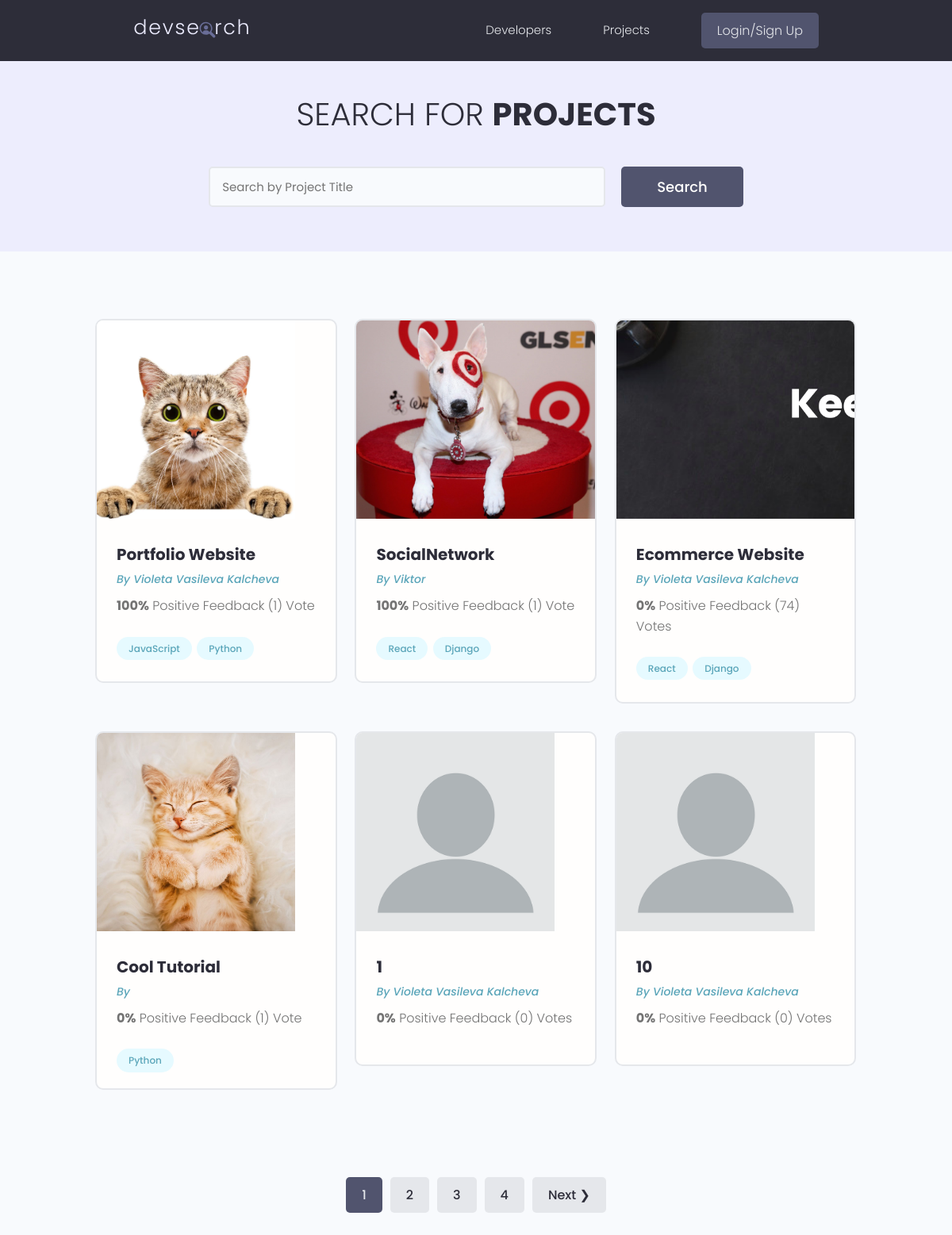
/projects/, run on the app's committed database.
### projects/models.py (models this page shows, shortened)
class Project(models.Model):
    owner = models.ForeignKey(Profile, null=True, blank=True, on_delete=models.CASCADE)
    title = models.CharField(max_length=200)
    description = models.TextField(null=True, blank=True)
    featured_image = models.ImageField(null=True, blank=True, default='blank.png')
    demo_link = models.CharField(max_length=2000, null=True, blank=True)
    source_link = models.CharField(max_length=2000, null=True, blank=True)
    tags = models.ManyToManyField('Tag', blank=True)
    vote_total = models.IntegerField(default=0, null=True, blank=True)
    vote_ratio = models.IntegerField(default=0, null=True, blank=True)
    created = models.DateTimeField(auto_now_add=True)
    id = models.UUIDField(default=uuid.uuid4, unique=True, primary_key=True, editable=False)
    class Meta:
        ordering = ['-vote_ratio', '-vote_total', 'title']

class Tag(models.Model):
    name = models.CharField(max_length=200)
    created = models.DateTimeField(auto_now_add=True)
    id = models.UUIDField(default=uuid.uuid4, unique=True, primary_key=True, editable=False)
    def __str__(self):
        return self.name

### users/models.py (models this page shows, shortened)
class Profile(models.Model):
    user = models.OneToOneField(User, on_delete=models.CASCADE)
    name = models.CharField(max_length=200,null=True, blank=True)
    username = models.CharField(max_length=200,null=True, blank=True)
    location = models.CharField(max_length=200, null=True, blank=True)
    short_intro = models.CharField(max_length=200, blank=True, null=True)
    bio = models.TextField(blank=True, null=True)
    profile_image = models.ImageField(null=True, blank=True, upload_to='profiles/', default='profile/default.png')
    email = models.EmailField(max_length=500, null=True, blank=True)
    social_github = models.CharField(max_length=200, blank=True, null=True)
    social_twitter = models.CharField(max_length=200, blank=True, null=True)
    social_linkedin = models.CharField(max_length=200, blank=True, null=True)
    social_youtube = models.CharField(max_length=200, blank=True, null=True)
    social_website = models.CharField(max_length=200, blank=True, null=True)
    created = models.DateTimeField(auto_now_add=True)
    id = models.UUIDField(default=uuid.uuid4, unique=True, primary_key=True, editable=False)

### projects/views.py (the view)
# urls.py: path("projects/", include("projects.urls")),
def projects(request):
    projects, search_query = search_projects(request)
    custom_range, projects = paginate_projects(request, projects, 6)
    context = {
        'projects': projects,
        'search_query': search_query,
        'custom_range': custom_range
    }
    return render(request, "projects/projects.html", context)

### projects/utils.py (called while the page is built)
def paginate_projects(request, projects, result):
    page = request.GET.get('page')
    paginator = Paginator(projects, result)
    try:
        projects = paginator.page(page)
    except PageNotAnInteger:
        page = 1
        projects = paginator.page(page)
    except EmptyPage:
        page = paginator.num_pages
        projects = paginator.page(page)
    left_index = (int(page) - 4)
    if left_index < 1:
        left_index = 1
    right_index = (int(page) + 5)
    if right_index > paginator.num_pages:
        right_index = paginator.num_pages + 1
    custom_range = range(left_index, right_index)
    return custom_range, projects

def search_projects(request):
    search_query = ''
    if request.GET.get('search_query'):
        search_query = request.GET.get('search_query')
    tags = Tag.objects.filter(name__icontains=search_query)
    projects = Project.objects.distinct().filter(
        Q(title__icontains=search_query) |
        Q(description__icontains=search_query) |
        Q(owner__name__icontains=search_query) |
        Q(tags__in=tags)
    )
    return projects, search_query

### projects/templates/projects/projects.html (shortened to what this page needs)
{% extends 'main.html' %}
{% block content %}
    <main class="projects">
        <section class="hero-section text-center">
            <div class="container container--narrow">
                <div class="hero-section__box">
                    <h2>Search for <span>Projects</span></h2>
                </div>
                <div class="hero-section__search">
                    <form class="form" action="{% url 'projects' %}" method="get">
                        <div class="form__field">
                            <input class="input input--text" id="formInput#search" type="text" name="search_query"
                                   value="{{ search_query }}" placeholder="Search by Project Title"/>
                        </div>
                        <input class="btn btn--sub btn--lg" type="submit" value="Search"/>
                    </form>
                </div>
            </div>
        </section>
        <section class="projectsList">
            <div class="container">
                <div class="grid grid--three">
                    {% for project in projects %}
                        <div class="column">
                            <div class="card project">
                                <a href="{% url 'project' project.id %}" class="project">
                                    <img class="project__thumbnail" src="{{ project.featured_image.url }}"
                                         alt="project thumbnail"/>
                                    <div class="card__body">
                                        <h3 class="project__title">{{ project.title }}</h3>
                                        <p><a class="project__author" href="{% url 'user-profile' project.owner_id %}">By
                                            {{ project.owner.name }}</a></p>
                                        <p class="project--rating">
                                            <span style="font-weight: bold;">{{ project.vote_ratio }}%</span> Positive
                                            Feedback ({{ project.vote_total }})
                                            Vote{{ project.vote_total|pluralize:"s" }}
                                        </p>
                                        <div class="project__tags">
                                            {% for tag in project.tags.all %}
                                                <span class="tag tag--pill tag--main">
                                               <small>{{ tag }}</small>
                                           </span>
                                            {% endfor %}
                                        </div>
                                    </div>
                                </a>
                            </div>
                        </div>
                    {% endfor %}
                </div>
            </div>
        </section>
        {% include 'pagination.html' with queryset=projects custom_range=custom_range %}
    </main>
{% endblock %}

### static/styles/app.css (style rules this page uses)
:root { --color-sub: #2d2d39; }
.btn--sub { background-color: var(--color-sub-light); }
.card { border: 2px solid var(--color-light); }
img { width: 100%; }
.hero-section { height: 40vh; display: flex; align-items: center; background-color: var(--color-sub); }
.hero-section__box { margin-bottom: 4rem; }
.hero-section__box > h2, .hero-section__box > h2 > span { font-size: 4rem; color: var(--color-light); line-height: 1.3; text-transform: uppercase; }
.hero-section__box > h2 { font-weight: 300; }
.hero-section__box > h2 > span { font-weight: 700; }
.hero-section__search > .form { display: flex; align-items: center; justify-content: center; gap: 2rem; }
.hero-section__search > .form input.input--text { width: 50rem; }
.project__author { font-size: 1.4rem; font-style: italic; }
.project--rating { margin-bottom: 1.6em; margin-top: .5em; }
.projects > .hero-section { background: var(--color-sub-lighter); height: 30vh; }
.projects .hero-section__box { margin-bottom: 2.5rem; }
.projects .hero-section__box > h2 { color: var(--color-sub); }
.projects .hero-section__box > h2 > span { font-weight: 700; color: var(--color-sub); }
.projectsList { margin-top: 8rem; }
.project__thumbnail { height: 25rem; object-fit: cover; object-position: top center; }
.project__title { font-size: 2rem; font-weight: 700; color: var(--color-sub); }

### static/uikit/styles/modules/_variables.css (style rules this page uses)
:root { --color-main: #5aa5b9; --color-main-light: #e6faff; --color-sub: #3f4156; --color-sub-light: #51546e; --color-sub-lighter: #ededfd; --color-text: #737373; --color-gray: #8b8b8b; --color-light: #e5e7eb; --color-light-gray: #767676; --color-bg: #f8fafd; --color-white: #fffefd; --color-white-light: #f3f3f3; --color-success: #359e64; --color-success-bg: #def8e8; --color-error: #fc4b0b; --color-error-bg: #fff2ee; --font-base: 'Poppins', arial, helvetica, 'Segoe UI', roboto, ubuntu, sans-serif; --font-monospace: 'Fira Code', 'Courier New', courier, monospace; --font-regular: 300; --font-medium: 500; --font-bold: 700; --generic-shadow: 1px 1px 5px #00000010; --generic-transition: all 0.3s ease-in-out; }

### static/uikit/styles/modules/_base.css (style rules this page uses)
* { margin: 0; padding: 0; box-sizing: border-box; text-rendering: optimizeLegibility; color: inherit; font-size: inherit; }
html { font-size: 50%; }
@media only screen and (min-width: 480px) { html { font-size: 56.25%; } }
@media only screen and (min-width: 1200px) { html { font-size: 62.5%; } }
body { line-height: 1.6; font-weight: 400; font-size: 1.5rem; color: var(--color-text); background-color: var(--color-bg); min-height: 100vh; }

### static/uikit/styles/modules/_typography.css (style rules this page uses)
* { font-family: var(--font-base); }
h2 { font-size: 3.6rem; font-weight: var(--font-bold); }
h3 { font-size: 3.2rem; font-weight: var(--font-medium); }
p, span, strong { font-size: 1.6rem; color: var(--color-text); font-weight: var(--font-regular); }
a { padding-bottom: 2px; text-decoration: none; display: inline-block; color: var(--color-main); font-weight: var(--font-medium); }

### static/uikit/styles/modules/_utilities.css (style rules this page uses)
.container { width: 92%; max-width: 165rem; margin: 0 auto; box-sizing: border-box; }
.container--narrow { width: 92%; max-width: 120rem; }
@media screen and (min-width: 1000px) { .container { width: 90%; } }
@media screen and (min-width: 1000px) { .container--narrow { width: 85%; } }
@media screen and (min-width: 1200px) { .container { width: 80%; } }
@media screen and (min-width: 1200px) { .container--narrow { width: 72%; } }
.text-center { text-align: center; }

### static/uikit/styles/modules/_button.css (style rules this page uses)
.btn { display: inline-block; position: relative; cursor: pointer; background-color: var(--color-light); font-weight: var(--font-medium); color: var(--color-sub); text-decoration: none; padding: 1rem 2rem; border-radius: 0.5rem; border: none; width: -webkit-fit-content; width: -moz-fit-content; width: fit-content; height: -webkit-fit-content; height: -moz-fit-content; height: fit-content; font-size: 1.6rem; outline-width: 0; outline-color: transparent; -webkit-backface-visibility: hidden; backface-visibility: hidden; transition: all 0.3s ease-in-out; }
.btn--sub { background-color: var(--color-sub); color: var(--color-white); }
.btn--lg { font-size: 1.8rem; padding: 1.2rem 4.5rem; }

### static/uikit/styles/modules/_card.css (style rules this page uses)
.card { border-radius: 1rem; background-color: var(--color-white); border: 1.5px solid var(--color-light); width: auto; height: auto; margin-top: 0.5rem; margin-bottom: 0.5rem; overflow: hidden; }
.card__body, .card__header { padding: 2rem 2.5rem; }

### data on the page
Project: featured_image (picture), title "Portfolio Website", owner.name "Violeta Vasileva Kalcheva", vote_ratio "100", vote_total "1"
Tag: name "JavaScript"
Tag: name "Python"
Project: featured_image (picture), title "SocialNetwork", owner.name "Viktor", vote_ratio "100", vote_total "1"
Tag: name "React"
Tag: name "Django"
Project: featured_image (picture), title "Ecommerce Website", owner.name "Violeta Vasileva Kalcheva", vote_ratio "0", vote_total "74"
Project: featured_image (picture), title "Cool Tutorial", vote_ratio "0", vote_total "1"
Project: featured_image (placeholder picture), title "1", owner.name "Violeta Vasileva Kalcheva", vote_ratio "0", vote_total "0"
Project: featured_image (placeholder picture), title "10", owner.name "Violeta Vasileva Kalcheva", vote_ratio "0", vote_total "0"

### other printed values
{{ page }} "1"
{{ page }} "2" "3" "4"
